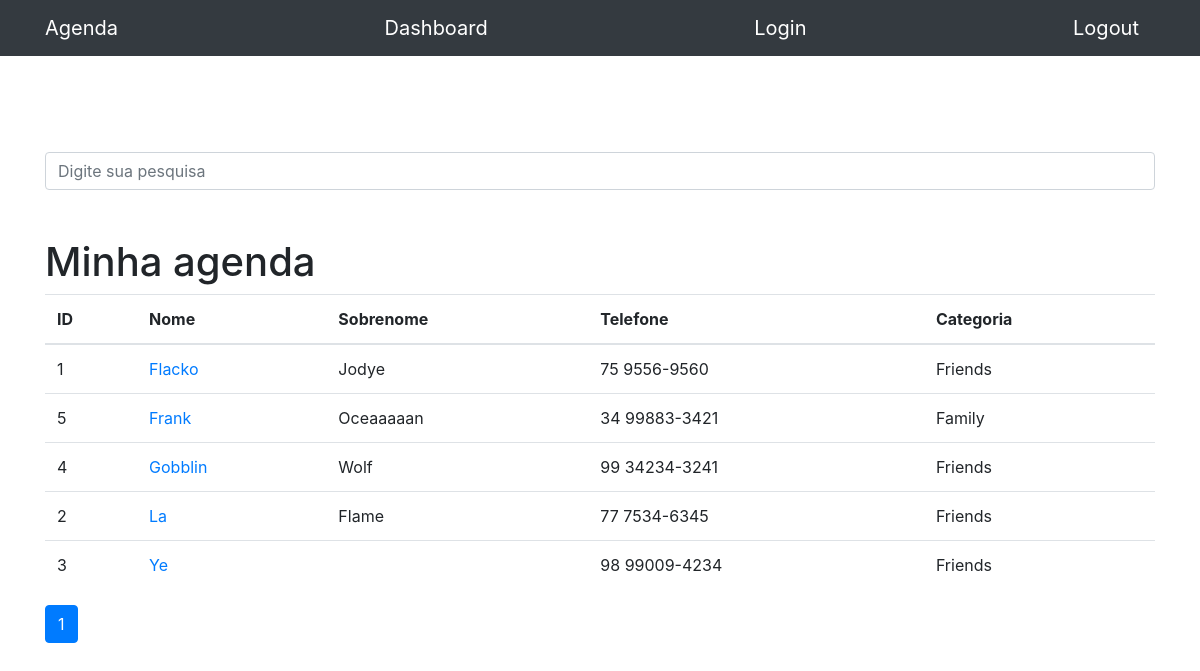
The app's page /, older data.
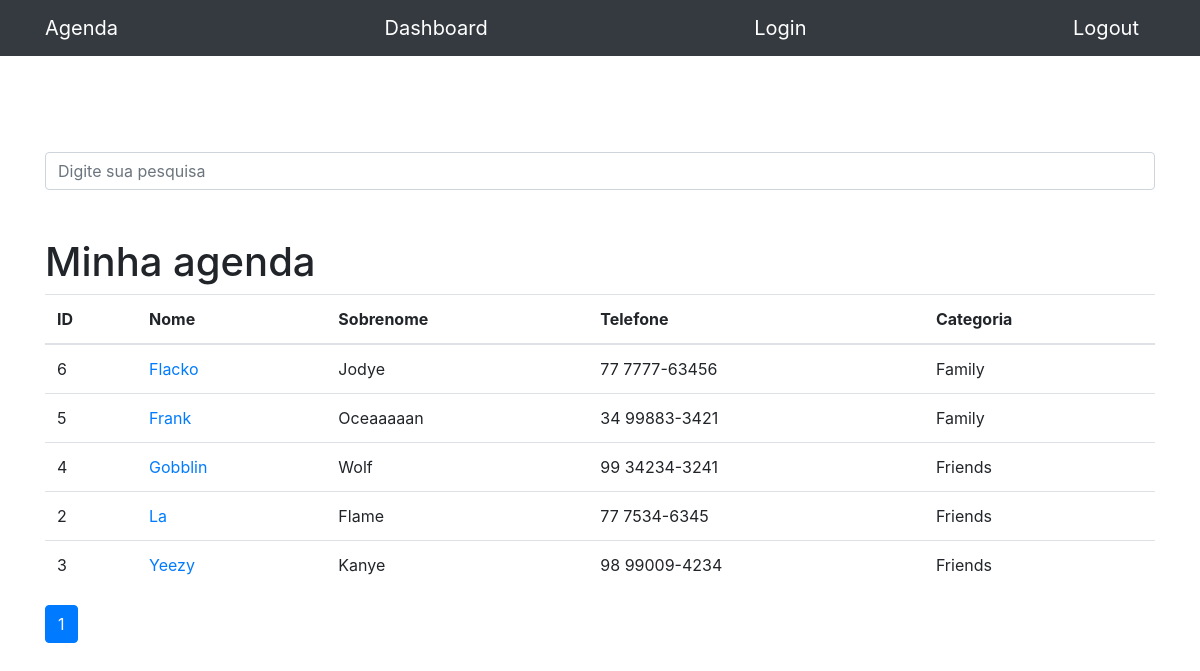
The same page, newer data.
### contacts/models.py (models this page shows, shortened)
class Contact(models.Model):
    name = models.CharField(max_length=50)
    last_name = models.CharField(max_length=50, blank=True)
    phone = models.CharField(max_length=13)
    email = models.CharField(max_length=100, blank=True)
    creation_date = models.DateTimeField(default=timezone.now)
    description = models.TextField(blank=True)
    status = models.ForeignKey(Status, on_delete=models.DO_NOTHING)
    show = models.BooleanField(default=True)
    picture = models.ImageField(blank=True, upload_to='pictures/%Y/%m/')

class Status(models.Model):
    name = models.CharField(max_length=50)
    def __str__(self):
        return self.name

### contacts/views.py (the view)
# urls.py: path('', views.index, name='index'),
def index(request):
    contacts = Contact.objects.order_by('name').filter(
        show=True
    )
    paginator = Paginator(contacts, 7)
    page = request.GET.get('page')
    contacts = paginator.get_page(page)
    return render(request, 'contacts/index.html',{
        'contacts': contacts
        })

### contacts/templates/contacts/index.html
{% extends 'base.html' %}
{% block content %}
<h1 class="mt-5">Minha agenda</h1>
<table class="table">
  <thead>
    <tr>
      <th>ID</th>
      <th>Nome</th>
      <th>Sobrenome</th>
      <th>Telefone</th>
      <th>Categoria</th>
    </tr>
  </thead>
  <tbody>
    {% for contact in contacts  %}
      <tr>
        <td>{{ contact.id }}</td>
        <td>
          <a href="{% url 'show_contact' contact.id %}">{{ contact.name}}</a>
        </td>
        <td>{{ contact.last_name }}</td>
        <td>{{ contact.phone }}</td>
        <td>{{ contact.status }}</td>
      </tr>
    {% endfor %}
  </tbody>
</table>
<nav aria-label="Page navigation example">
  <ul class="pagination">
    {% for pages in contacts.paginator.page_range %}
      {% if contacts.number == pages %}
        <li class="page-item active">
          <a class="page-link" href="?p={{ pages }} && termo={{ request.GET.termo}}">{{ pages }}</a>
        </li>
      {% else %}
        <li class="page-item">
          <a class="page-link" href="?p={{ pages }} && termo={{ request.GET.termo}}">{{ pages }}</a>
        </li>
      {% endif %}
    {% endfor %}
  </ul>
</nav>
{% endblock %}

Row changes from the older to the newer data that the page shows:
removed Contact: id "1", name "Flacko", last_name "Jodye", phone "75 9556-9560", status "Friends"
added Contact: id "6", name "Flacko", last_name "Jodye", phone "77 7777-63456", status "Family"
changed Contact id 3: name "Ye" → "Yeezy"; last_name (not shown) → "Kanye"
